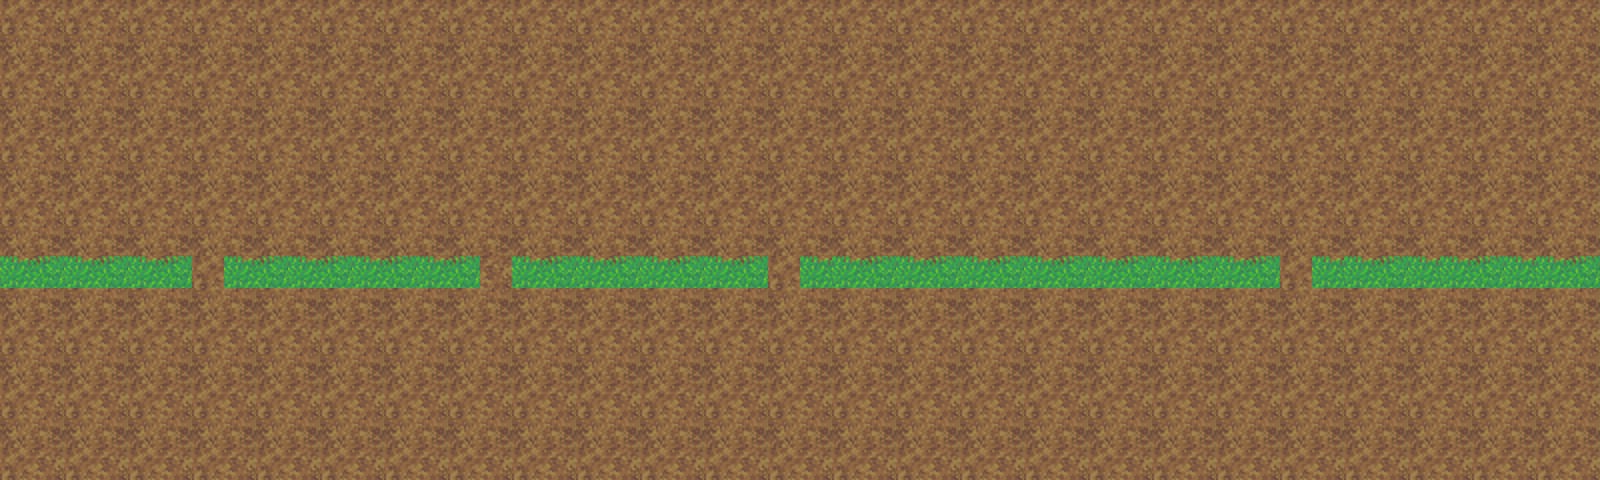

The image is a tile-based game level rendered from a .tmx file. Its description and source (layers, tilesets, objects; grid data summarised) follow:
An orthogonal 50x15 tile map with 32x32 px tiles, 2 tile layers (Background, Midground).

<map version="1.0" orientation="orthogonal" width="50" height="15" tilewidth="32" tileheight="32">
 <tileset firstgid="1" name="grass-tiles-2-small" tilewidth="32" tileheight="32">
  <image source="grass-tiles-2-small.png" width="384" height="192" />
 </tileset>
 <layer name="Background" width="50" height="15">
  <data>[750 cells, 750 non-empty, 4 distinct tile ids]</data>
 </layer>
 <layer name="Midground" width="50" height="15">
  <data>[750 cells, 46 non-empty, 2 distinct tile ids]</data>
 </layer>
</map>
